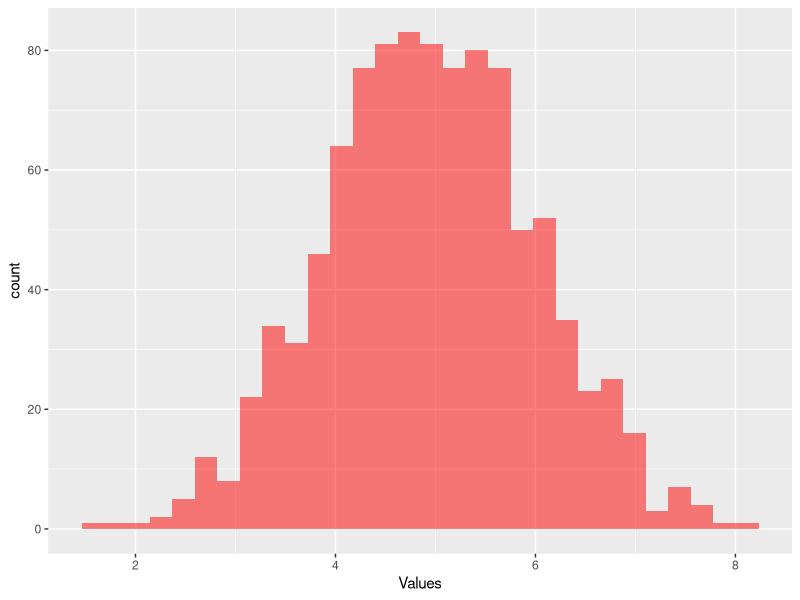

This chart was generated by the following R code:
## ---- chunk 1
knitr::opts_chunk$set(echo = TRUE)
## ---- chunk 2
norm_26 <- rnorm(26)
## ---- chunk 3
# Exclude the mean - fourth element in the vector
summary(norm_26)[-4]
## ---- chunk 4
n <- 100
d <- 10
pois_100 <- matrix(rpois(n, 1), d)
## ---- chunk 5
# max columns randomly gives the index when there is a tie
max_i <- max.col(pois_100)
# index the original values with max_i nice to have the index
pois_100[cbind(seq(10),max_i)]

# Or use apply - tidier solution
apply(X = pois_100, MARGIN = 1, FUN = max)

# Use apply with an anonymous function - flexible
row_max <- apply(X = pois_100, MARGIN = 1, FUN = function(x){max(x)})
## ---- chunk 6
list_r <- list(pois_100, row_max)
## ---- chunk 7
lapply(list_r,FUN = length)

## ---- chunk 8
row_max <- function(x){
  apply(X = x, MARGIN = 1, FUN = function(x){max(x)})
}
row_max(pois_100)
## ---- chunk 9
sim_values <- function(n, dist = "Normal", ...) {
  
  if (tolower(dist) == "normal") {
    mean <- list(...)$mean
    sd <- list(...)$sd
    if (is.null(mean)) {
      mean <- 0
    }
    if (is.null(sd)) {
      sd <- 1
    }
    rnorm(n, mean, sd)
  }
  
  else if (tolower(dist) == "poisson"){
    lambda <- list(...)$lambda
    if (is.null(lambda)) {
      lambda <- 1
    }
    rpois(n, lambda)
  }
  
  else if (tolower(dist) == "binomial") {
    size <- list(...)$size
    prob <- list(...)$prob
    if (is.null(size)) {
      size <- 10
    }
    if (is.null(prob)) {
      prob <- 0.5
    }
    rbinom(n, size, prob)
  }
  
}
## ---- chunk 10
library(ggplot2)
df_sim <- data.frame(Values =sim_values(1000, dist = "NORMAL", mean = 5))

ggplot() + geom_histogram(data = df_sim,mapping = aes(Values), bins = 30,
                          fill = "red", alpha = 0.5)
